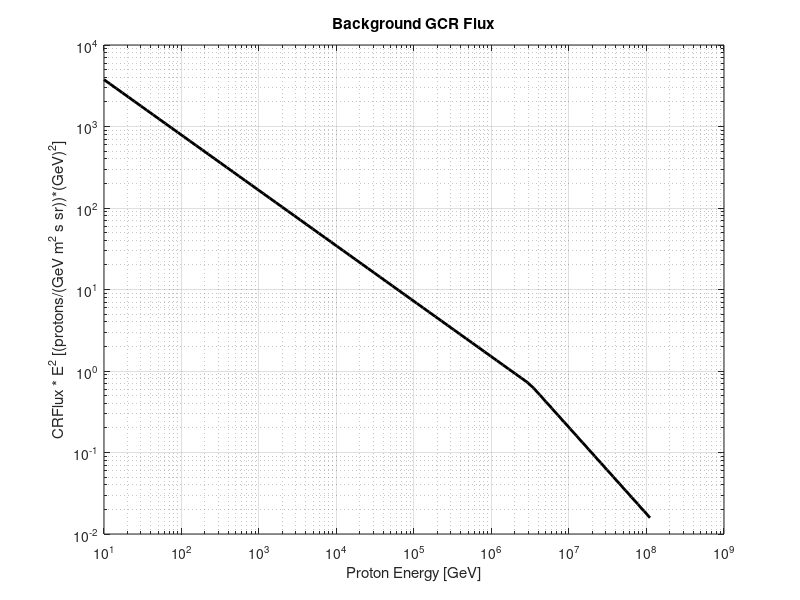

The MATLAB source for this figure: (Note: this script raises an error after producing the figure.)
% GALACTIC COSMIC RAY FLUX

  clear variables
  clear all
  close all
  format long
  
%%%%%%%%%%%%%%%%%%%%%%%%%%%%%-- Background GCR Flux --%%%%%%%%%%%%%%%%%%%%%%%%%%%%%

  %% This section of the code calculated the Background Galactic Cosmic Ray (GCR) Spectrum

  GCRfile = csvread("SN_50pc_CaseB.csv") ;
    tmaxGCR = size(GCRfile, 2)-1 ;
    EmaxGCR = size(GCRfile, 1)-1 ;
    
  % Time Spectrum
    for j = 1:1:tmaxGCR
      tdatGCR(j,1) = GCRfile(1,j+1) ;
    endfor

  % Energy Spectrum
    for i = 1:1:EmaxGCR
      EdatGCR(i,1) = GCRfile(i+1,1) ;
    endfor

  % GCR Flux Data from Input File
    for i = 1:1:EmaxGCR
      for j = 1:1:tmaxGCR
        fluxdatGCR(i,j) = GCRfile(i+1,j+1) ; % Not used in calculations
      endfor
    endfor

  % GCR Flux Background Spectrum
    % Equation from Haungs: Rebel and Roth: 2003: Reports on Progress in Physics: vol. 66: p. 1145-1206
      % Two power laws: one below the "knee" & one above the "knee" (knee location = 3.2E6 GeV)
      % Data for formula, page 1179   
      
    fluxGCRbackground = zeros(EmaxGCR,1) ;

    f2 = -2.68 ;     %(below the "knee")    >>> ( −(2.68 ± 0.06) )
    f3 = -3.06 ;     %(above the "knee")    >>> ( −(3.06 ± 0.08) )
    Eknee = 3.2E6 ;  %(at the "knee")       >>> (knee = 3.2E15 ± 1.2E15 eV = 3.2E6 ± 1.2E6 GeV)
    
    f1_below = 1.8E4 %from Dr. Andrew Overholt's email 15March2016
    f1_above = f1_below*(Eknee^(f2-f3)) %computed from formula for straight line in logspace [ y = b*(x^m) ]
    
    for ecur = 1:1:EmaxGCR
    %printf("EdatGCR(%i) = %f \n", ecur , EdatGCR(ecur))
      if (EdatGCR(ecur) < Eknee)
      %printf("EdatGCR(%i) = %f \n", ecur , EdatGCR(ecur))
        fluxGCRbackground(ecur) = f1_below*(EdatGCR(ecur))^f2 ;
        %disp("Below Knee")
        %printf("EdatGCR(%i) = %f , fluxGCRbackground(%i) = %f \n", ecur , EdatGCR(ecur), ecur, fluxGCRbackground(ecur)*EdatGCR(ecur)*EdatGCR(ecur))
      else
        fluxGCRbackground(ecur) = f1_above*(EdatGCR(ecur))^f3 ;
        %disp("Above Knee")
        %printf("EdatGCR(%i) = %f , fluxGCRbackground(%i) = %f \n", ecur , EdatGCR(ecur), ecur, fluxGCRbackground(ecur)*EdatGCR(ecur)*EdatGCR(ecur))
      endif
      fluxGCRbackgroundPlot(ecur) = fluxGCRbackground(ecur)*EdatGCR(ecur)*EdatGCR(ecur) ; % Used for plotting purposes
      %disp(" ")
    endfor
    
    
    % GCR Background Flux Plotting

      figure(1)
      
      loglog((EdatGCR),(fluxGCRbackgroundPlot), "k", "linewidth", 2)
        title("Background GCR Flux")
        xlabel("Proton Energy [GeV]")
        ylabel("CRFlux * E^2 [(protons/(GeV m^2 s sr))*(GeV)^2]")
##          axis([10^6,10^7,10^4,10^6])
        grid on

##           figfile = "Plot - GCR_Flux" ;
##           print(figfile,"-dpng") ;


%%%%%%%%%%%%%%%%%%%%%%%%%%%%%-- SNCR Flux --%%%%%%%%%%%%%%%%%%%%%%%%%%%%%

  % Read-in CR Flux Data (This is the "variable" data we compare with.)

  % This data represents the amount of cosmic rays that enter the atmosphere due to the specified supernova 
    % Utilizes same "tdat" & "Edat" values as from GCR Flux
    % (Energy Bins "Edat" vs. Time "tdat")

    SNCRfile = csvread("SNCR_flux_50pc_Melott_CaseB.csv") ; ;
      tmax = size(SNCRfile, 2)-1 ;
      Emax = size(SNCRfile, 1)-1 ;
      
    % Time Spectrum
      for j = 1:1:tmax
        tdat(j,1) = SNCRfile(1,j+1) ;
      endfor
    
    % Energy Spectrum
      for i = 1:1:Emax
        Edat(i,1) = SNCRfile(i+1,1) ;
      endfor

    % SNCR Flux Data from Input File
      for i = 1:1:Emax
        for j = 1:1:tmax
          fluxdat(i,j) = SNCRfile(i+1,j+1) ;
          fluxdatPlot(i,j) = fluxdat(i,j)*((Edat(i))^2) ;
        endfor
      endfor   

  % Flux Plotting
        
        labels = cellstr(["100yr";"300yr";"1000yr";"3000yr";"10000yr";"30000yr";"100000yr";"300000yr";"1000000yr";"3000000yr";"GCR"]) ;
        figure(2)
        
        hold on
        
        loglog(Edat, fluxdatPlot, "linewidth", 2)
        loglog(EdatGCR,fluxGCRbackgroundPlot, "k", "linewidth", 2) 
 
          legend(labels, "location", "northeastoutside")
          title("Supernova Cosmic Ray Flux")
          axis([10,10^(7),10^(-6),10^(6)])            
          xlabel("Energy [GeV]")
          ylabel("CR Flux [(protons/(GeV m^2 s sr))*(GeV^2)]")
          grid on
        
        hold off


    
    

